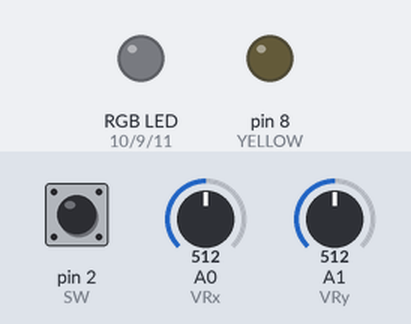
Bench run of a sketch on a simulated Arduino Uno, built with avr-gcc and run on an emulated ATmega328P. On the bench: an RGB LED mixed from three pins (HIGH = lit), output pins drawn as LEDs (lit = HIGH). The test bench sets the inputs (shaded band); at power-on: pin 2 (SW) HIGH, A0 (VRx) = 512, A1 (VRy) = 512. Random numbers use the default seed unless the sketch sets one; what the sketch prints to the serial monitor is not drawn.

Above: at 1.2 s.
1.3 s: pin 2 (SW) pulled LOW for 0.15 s
At 2.1 s:
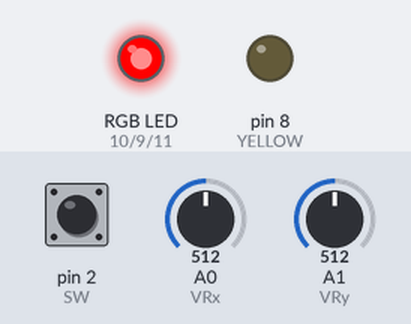
3.8 s: A0 (VRx) set to 414
5.3 s: A0 (VRx) set to 389
At 6.5 s:
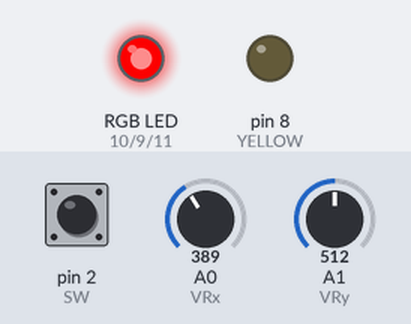
6.8 s: A1 (VRy) set to 628
8.3 s: A1 (VRy) set to 653
At 10.7 s:
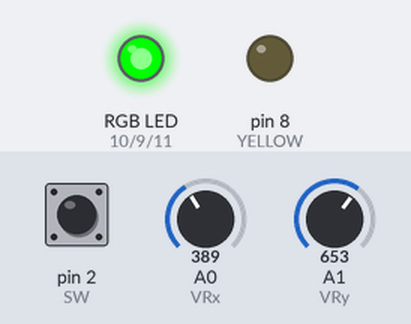
11.3 s: A1 (VRy) set to 786
12.8 s: A1 (VRy) set to 810
At 13.2 s:
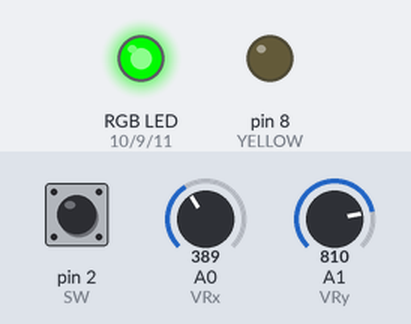
Timing chart, 0 to 15.3 s (numbered marks = the images above; inputs shaded):
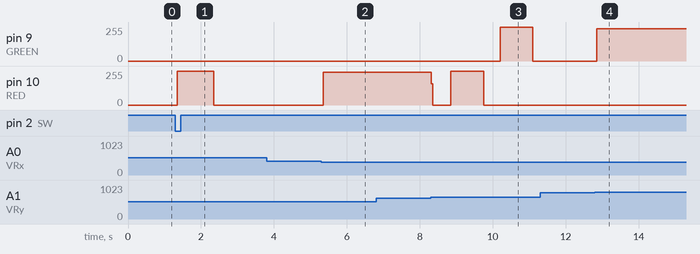

The sketch:

simon_says.ino
```cpp
/* July 8 2025 - Simon Says game on Arduino UNO using 4 LEDs and a joystick input */

#include <stdio.h>

// define pins
#define VRx A0
#define VRy A1
#define SW 2
#define YELLOW 8
#define GREEN 9
#define RED 10
#define BLUE 11

// Define direction thresholds
#define LEFT_THRESHOLD  400
#define RIGHT_THRESHOLD 800
#define UP_THRESHOLD    400
#define DOWN_THRESHOLD  800

// Define commands
#define COMMAND_NO     0
#define COMMAND_LEFT   1
#define COMMAND_RIGHT  2
#define COMMAND_UP     3
#define COMMAND_DOWN   4

#define MAX_SIZE 100

// Declare variables
int X_CENTER;
int Y_CENTER;

int xVal = 0;
int yVal = 0;
int command = COMMAND_NO;
int sequence[MAX_SIZE];         // Simon's sequence
int playerSequence[MAX_SIZE];   // Player's sequence
int index = 0;
int lastInput = 0;

unsigned long startMillis;
const unsigned long debounceDelay = 50;
bool lastButtonState = LOW;
bool buttonState = LOW;
unsigned long lastDebounceTime = 0;

int gameRound = 0;      // Counts the current round of the game
bool gameOn = false;    // Keeps track whether the game has started or not

// Reads the current joystick input. Returns int of the corresponding direction (up down left right)
int joystickRead() {
  xVal = analogRead(VRx);
  yVal = analogRead(VRy);

  int dx = abs(xVal - X_CENTER);
  int dy = abs(yVal - Y_CENTER);

  if (dx > dy) {
    if (xVal > RIGHT_THRESHOLD) {
        return COMMAND_RIGHT;
      }
      else if (xVal < LEFT_THRESHOLD) {
        return COMMAND_LEFT;
      }
  }

  else {
    if (yVal > DOWN_THRESHOLD) {
        return COMMAND_DOWN;
      }
      else if (yVal < UP_THRESHOLD) {
        return COMMAND_UP;
      }
  }

  return COMMAND_NO;
}

// Debounced button read. Takes param of the button pin
bool debounceButton(int buttonPin) {
  // Read the button pin
  bool reading = digitalRead(buttonPin);

  // If the current reading is different from the last button state...
  if (reading != lastButtonState) {
    lastDebounceTime = millis();  // reset debounce timer
  }

  // If enough time has passed since the debounce timer has been reset...
  if ((millis() - lastDebounceTime) > debounceDelay) {
    // check if the reading is still different
    if (reading != buttonState) {
      // Update the button state to the reading
      buttonState = reading;

      // Button has gone from low -> high
      if (buttonState == LOW) {
        return true;  // valid press
      }
    }
  }

  // Update the last button reading
  lastButtonState = reading;
  return false;
}

// Turns off all LEDs
void ledOff() {
  digitalWrite(YELLOW, LOW);
  digitalWrite(GREEN, LOW);
  digitalWrite(RED, LOW);
  digitalWrite(BLUE, LOW);
}

// Turns on all LEDs
void ledOn() {
  digitalWrite(YELLOW, HIGH);
  digitalWrite(GREEN, HIGH);
  digitalWrite(RED, HIGH);
  digitalWrite(BLUE, HIGH);
}

// Calculates delay for playing LED sequence
// Param: yint - starting millis
//        x - x value to which the delay is calculated
int calculateDelay(float yint, int x) {
  float decayRate = 0.9;
  return (yint * pow(decayRate, x));
}

// Play sequence of inputs
// Param: arr[] - sequence array
//        endIndex - last index of the sequence to play
void ledPlay(int arr[], int endIndex) {
  int i = 0;

  // Play each element in the sequence until the end index
  while (arr[i] != 0 && i <= endIndex){

    Serial.print(".");

    // Ensure all other LEDs are off
    ledOff();

    // Play the corresponding LED
    switch (arr[i]){
      case 1:
        digitalWrite(RED, HIGH);
        break;
      case 2:
        digitalWrite(YELLOW, HIGH);
        break;
      case 3:
        digitalWrite(BLUE, HIGH);
        break;
      case 4:
        digitalWrite(GREEN, HIGH);
        break;
    }
    delay(calculateDelay(1000, endIndex));    // Time LED is on
    ledOff();
    delay(calculateDelay(500, endIndex));     // Time LED is off
    i++;
  }

  // Sequence has finished playing
  ledOff();
}

// Player input
void playerTurn(int gameRound) {
  // Loops until the last entry of the sequence
  while (index < gameRound && gameOn) {

    int input = joystickRead();   // Read the current joystick state

    // Set the current input as the last input if the last and current input have the LED ON. Ensures the LED does not change unless the joystick has been released.
    if (lastInput != 0 && lastInput != input && input != 0) {
      input = lastInput;
    }

    // The joystick has an input
    if (input != 0  ) {

      // Display corresponding LED
      switch (input){
        case 1:
          ledOff();
          digitalWrite(RED, HIGH);
          break;
        case 2:
          ledOff();
          digitalWrite(YELLOW, HIGH);
          break;
        case 3:
          ledOff();
          digitalWrite(BLUE, HIGH);
          break;
        case 4:
          ledOff();
          digitalWrite(GREEN, HIGH);
          break;
      }
    }

    // The joystick has no input
    else {

      // Turn off LED
      ledOff();
      delay(50);


      // If the just swiched off
      if (lastInput != input) {

        // If the end of the sequence has not been saved, Save the input in the player sequence
        if (index < gameRound) {
          playerSequence[index] = lastInput;
        }

        // Check if the player input matches the sequence
        if (playerSequence[index] != sequence[index]) {
         gameOn = false;
         break;
        }

        // Increment index
        index++;
      }
    }

    // Store the last input
    lastInput = input;
  }
}

// Reset variables
void gameBegin() {
  index = 0;
  gameRound = 1;
  lastInput = 0;
  gameOn = true;

  Serial.println("---------");
}

void setup() {
  Serial.begin(9600);         // Begin Serial connection
  randomSeed(analogRead(A5)); // New random seed

  pinMode(SW, INPUT_PULLUP);  // Initialize pins
  pinMode(YELLOW, OUTPUT);
  pinMode(GREEN, OUTPUT);
  pinMode(RED, OUTPUT);
  pinMode(BLUE, OUTPUT);

  X_CENTER = analogRead(VRx);  // Calibrate joystick center
  Y_CENTER = analogRead(VRy);

  Serial.println();
  Serial.println("Welcome to Simon Says! Press the button to begin");
}

void loop() {

  // Check for initial game start
  if (debounceButton(SW)) {
    gameBegin();
  }

  // The game has started
  while (gameOn == true && gameRound <= MAX_SIZE) {

    // Print game message
    Serial.print("Round ");
    Serial.print(gameRound);
    Serial.print(" begin!");

    // Generate the next input in the sequence
    sequence[gameRound - 1] = random(1, 5);
    Serial.println(" Simon says:");
    ledPlay(sequence, (gameRound - 1));

    // Prompt the players turn
    Serial.println(" Your turn!");
    index = 0;
    playerTurn(gameRound);

    // Move to next round
    ledOff();
    delay(500);
    gameRound++;
  }

  // You've lost your streak (game has ended)
  if (gameOn == false && gameRound > 0) {

    // Flash all lights three times
    for (int i = 0; i < 3; i++) {
      ledOn();
      delay(500);
      ledOff();
      delay(100);
    }

    // Print losing message
    Serial.println("You lose!");
    Serial.print("Your score: ");
    Serial.println(gameRound - 2);

    Serial.println("Play again?");
    while (true){
      if (debounceButton(SW)) {
        gameBegin();
        break;
      }
    }
  }

}
```

Measured:
- the behaviour switches between 634 and 635 on A1 (VRy) (found by bisection; images 2 and 3)
- after the input at 1.3 s, pin 10 (RED): 0/255 → 255/255 after 0.05 s, → 0/255 1.0 s later
- after the input at 3.8 s, every drawn part: stays the same
- after the input at 5.3 s, pin 10 (RED): 0/255 → 246/255 after 0.05 s
- after the input at 6.8 s, every drawn part: stays the same
- after the input at 8.3 s, pin 9 (GREEN): 0/255 → 255/255 after 1.9 s, → 0/255 0.90 s later; pin 10 (RED): 246/255 → 0/255 at once, → 255/255 0.54 s later, → 0/255 0.90 s later
- after the input at 11.3 s, every drawn part: stays the same
- after the input at 12.8 s, pin 9 (GREEN): 0/255 → 241/255 after 0.05 s
